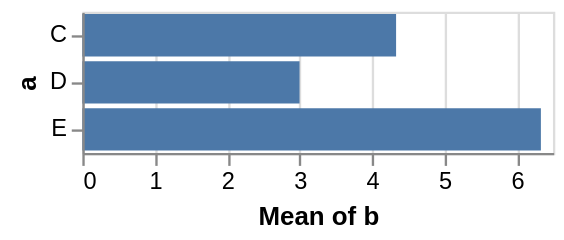

Vega-Lite specification for this chart:
### Vega specification from a JSON file in a GitHub repository (floating-point values rounded to 4 significant figures)
{"$schema": "https://vega.github.io/schema/vega/v5.json", "autosize": "pad", "padding": 5, "width": 200, "style": "cell", "data": [{"name": "source_0", "values": [{"a": "C", "b": 2}, {"a": "C", "b": 7}, {"a": "C", "b": 4}, {"a": "D", "b": 1}, {"a": "D", "b": 2}, {"a": "D", "b": 6}, {"a": "E", "b": 8}, {"a": "E", "b": 4}, {"a": "E", "b": 7}]}, {"name": "data_0", "source": "source_0", "transform": [{"type": "aggregate", "groupby": ["a"], "ops": ["average"], "fields": ["b"], "as": ["average_b"]}]}], "signals": [{"name": "y_step", "value": 20}, {"name": "height", "update": "bandspace(domain('y').length, 0.1, 0.05) * y_step"}], "marks": [{"name": "marks", "type": "rect", "style": ["bar"], "from": {"data": "data_0"}, "encode": {"update": {"fill": [{"test": "datum[\"average_b\"] === null || isNaN(datum[\"average_b\"])", "value": null}, {"value": "#4c78a8"}], "tooltip": {"signal": "{\"a\": datum[\"a\"], \"Mean of b\": format(datum[\"average_b\"], \"\")}"}, "x": {"scale": "x", "field": "average_b"}, "x2": {"scale": "x", "value": 0}, "y": {"scale": "y", "field": "a"}, "height": {"scale": "y", "band": true}}}}], "scales": [{"name": "x", "type": "linear", "domain": {"data": "data_0", "field": "average_b"}, "range": [0, {"signal": "width"}], "nice": true, "zero": true}, {"name": "y", "type": "band", "domain": {"data": "data_0", "field": "a", "sort": true}, "range": {"step": {"signal": "y_step"}}, "paddingInner": 0.1, "paddingOuter": 0.05}], "axes": [{"scale": "x", "orient": "bottom", "grid": false, "title": "Mean of b", "labelFlush": true, "labelOverlap": true, "tickCount": {"signal": "ceil(width/40)"}, "zindex": 1}, {"scale": "x", "orient": "bottom", "gridScale": "y", "grid": true, "tickCount": {"signal": "ceil(width/40)"}, "domain": false, "labels": false, "maxExtent": 0, "minExtent": 0, "ticks": false, "zindex": 0}, {"scale": "y", "orient": "left", "grid": false, "title": "a", "zindex": 1}]}
